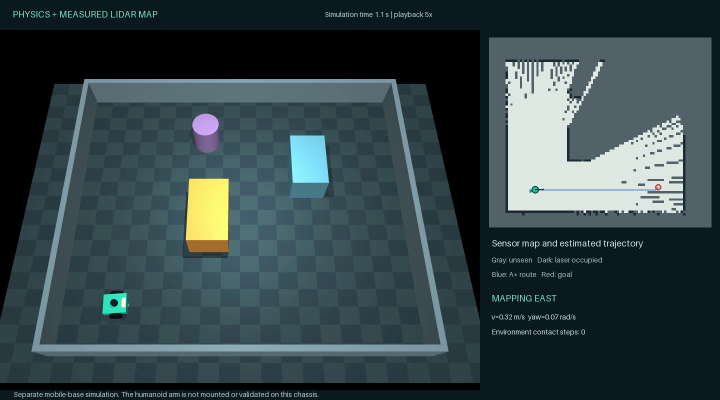
#> input picture frame 0 of results/integration/navigation/navigation_demo.webm, 1440 x 800 px (shown at 1/2 size)
$ python validate_media.py
#> lines starting #> are read from the running program, lines starting #| are printed output that depends on the picture
"""Decode actual recorded navigation frames and save proof metadata."""
from pathlib import Path
import os,json,hashlib
for key in ('OPENBLAS_NUM_THREADS','OMP_NUM_THREADS','MKL_NUM_THREADS'):os.environ[key]='1'
import cv2
from PIL import Image,ImageDraw,ImageFont
ROOT=Path(r'D:\RoboticArm');OUT=ROOT/'results/integration/navigation'
video=OUT/'navigation_demo.webm';capture=cv2.VideoCapture(str(video))
count=int(capture.get(cv2.CAP_PROP_FRAME_COUNT));fps=float(capture.get(cv2.CAP_PROP_FPS))
positions=[0,count//2,count-1];frames=[];checks=[]
for index in positions:
    capture.set(cv2.CAP_PROP_POS_FRAMES,index);ok,frame=capture.read()
    checks.append({'frame':index,'decoded':bool(ok),'width':None if not ok else frame.shape[1],'height':None if not ok else frame.shape[0]})
    if ok:frames.append(Image.fromarray(cv2.cvtColor(frame,cv2.COLOR_BGR2RGB)).resize((720,400)))
#> this loop made 3 passes
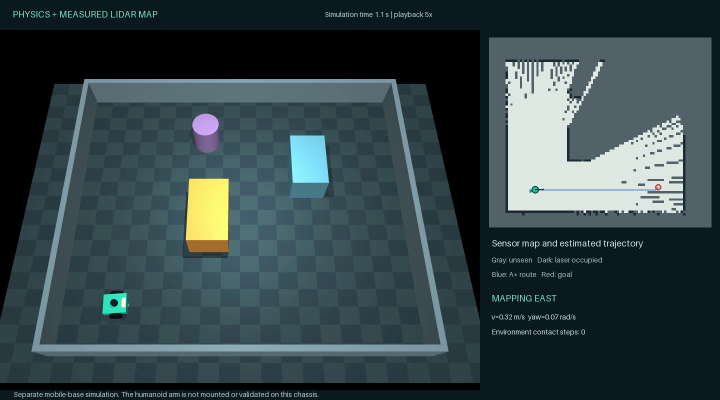
#> input picture frame 0 of results/integration/navigation/navigation_demo.webm, 1440 x 800 px (shown at 1/2 size)
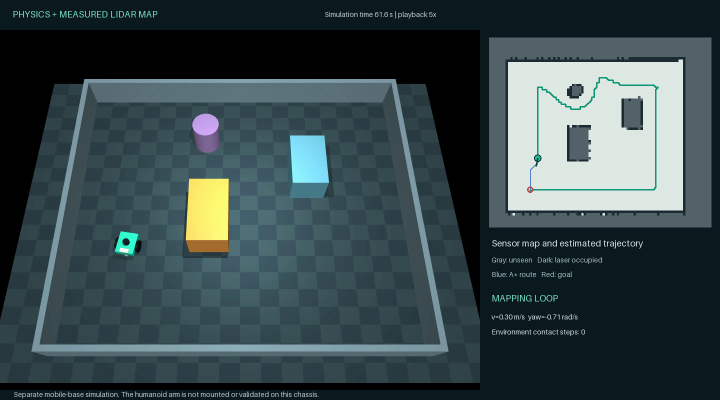
#> input picture frame 121 of results/integration/navigation/navigation_demo.webm, 1440 x 800 px (shown at 1/2 size)
#> after the loop, checks = 3 items; frames = 3 items
capture.release()
sheet=Image.new('RGB',(720,3*430),'#0d1a20');draw=ImageDraw.Draw(sheet);font=ImageFont.load_default(size=16)
#> after `sheet = Image.new('RGB', (720, 3 * 430), '#0d1a20')`:
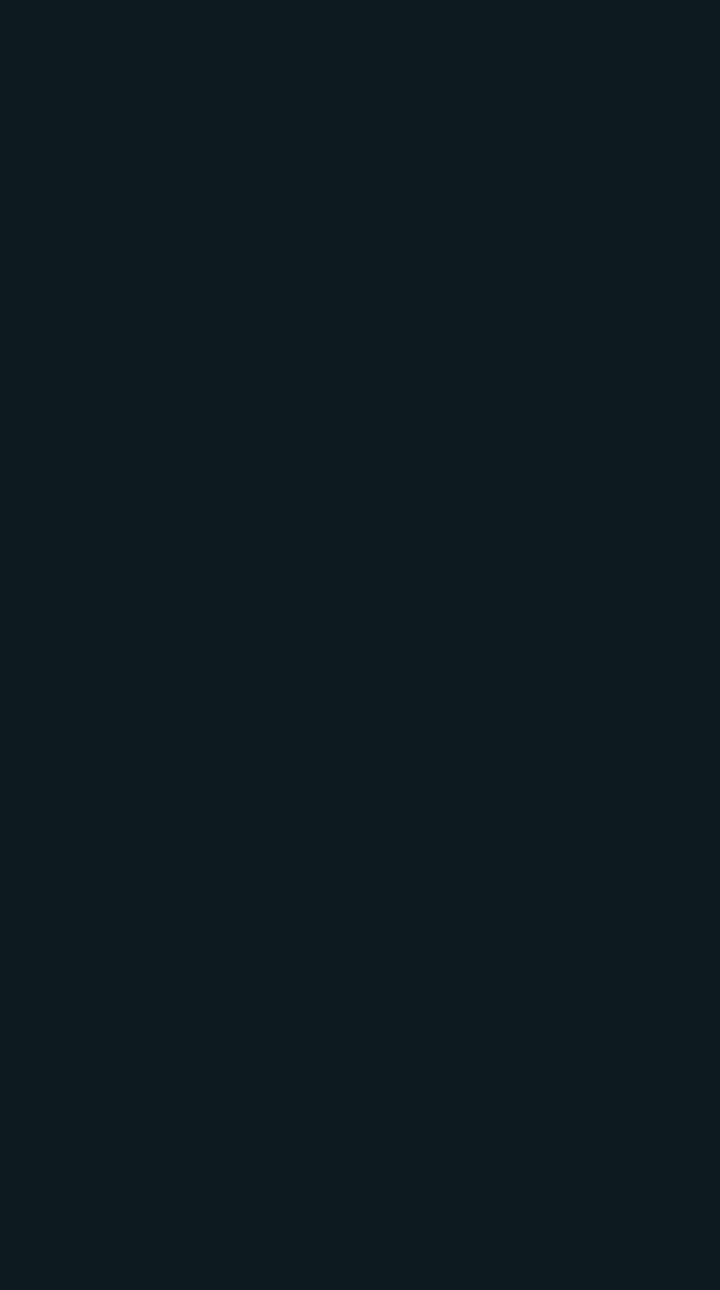
#> sheet: PIL image 720x1290 RGB; mean R, G, B 13, 26, 32
for slot,(index,frame) in enumerate(zip(positions,frames)):
    draw.text((14,slot*430+6),f'Actual recorded frame {index} / {count-1}',font=font,fill='#75e5c6');sheet.paste(frame,(0,slot*430+30))
#> this loop made 3 passes
#> index on passes 1 to 3: 0, 121, 242
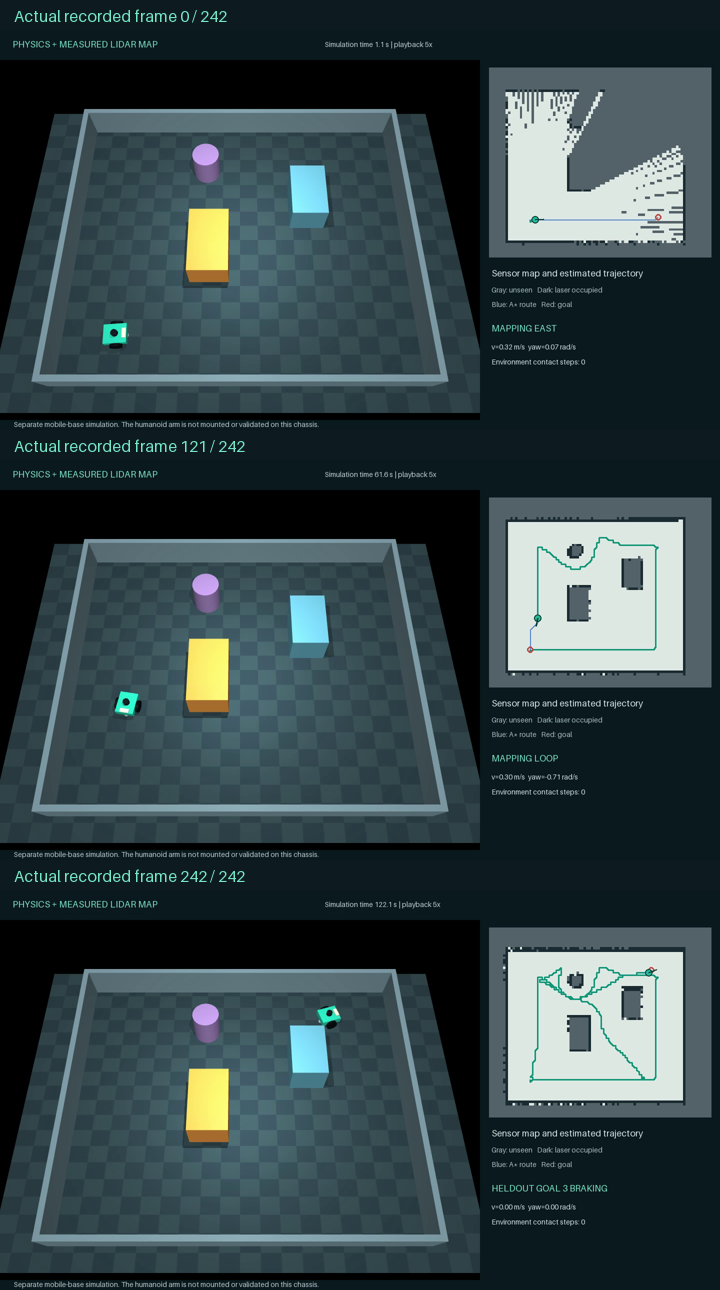
#> sheet: PIL image 720x1290 RGB; mean R, G, B 52.3, 68.5, 71.8
sheet.save(OUT/'navigation_video_contact_sheet.png')
files=['navigation_demo.webm','navigation_validation.json','implementation_checks.json','sensor_observations.json.gz','trajectory.json','navigation_map.png']
#> (the run stopped early here; a loop or call above may not have finished)

$ run again, starting later in the video
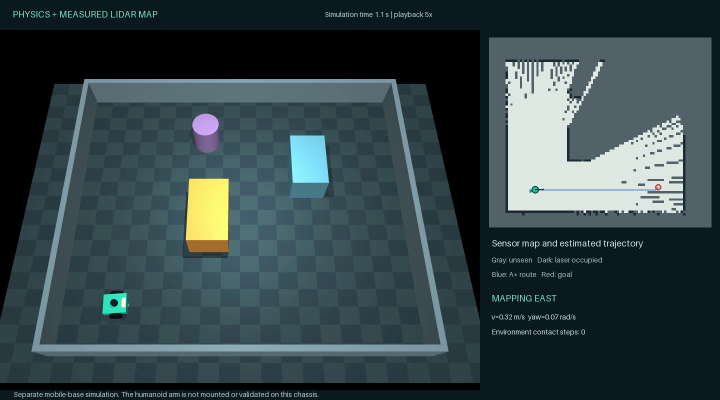
#> input picture frame 0 of results/integration/navigation/navigation_demo.webm, 1440 x 800 px (shown at 1/2 size)
#> the loop `for index in positions:` made 3 passes
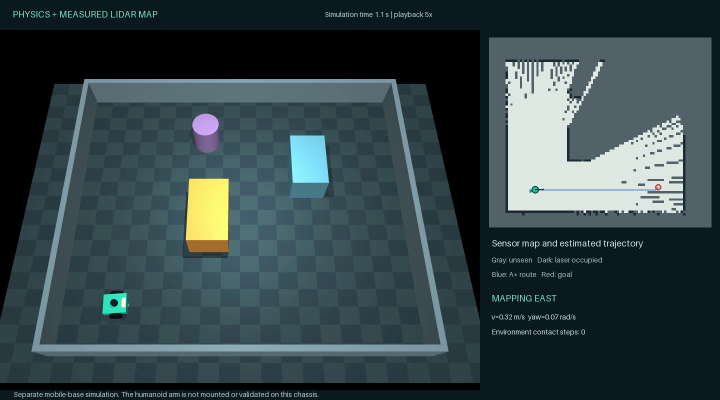
#> input picture frame 0 of results/integration/navigation/navigation_demo.webm, 1440 x 800 px (shown at 1/2 size)
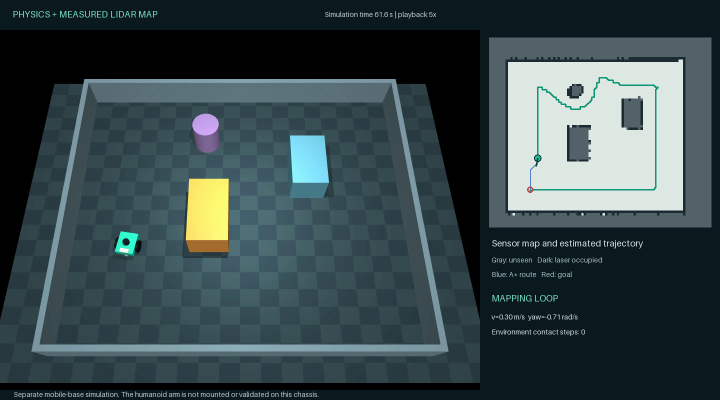
#> input picture frame 121 of results/integration/navigation/navigation_demo.webm, 1440 x 800 px (shown at 1/2 size)
#> after the loop `for index in positions:`: checks = 3 items
#> the loop `for slot,(index,frame) in enumerate(zip(positions,frames)):` made 3 passes
#> index on passes 1 to 3: 0, 121, 242

$ run again, starting later in the video
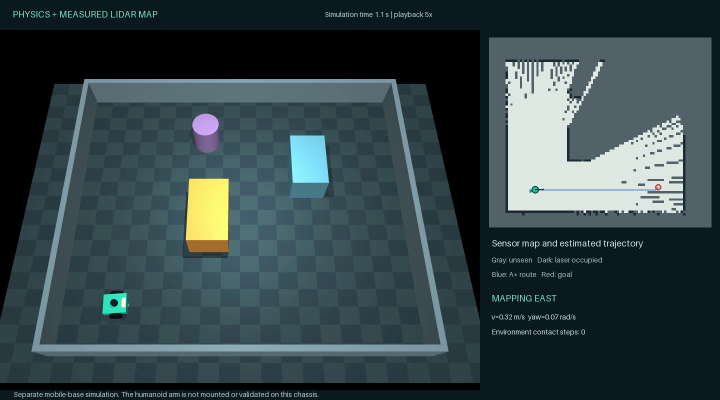
#> input picture frame 0 of results/integration/navigation/navigation_demo.webm, 1440 x 800 px (shown at 1/2 size)
#> the loop `for index in positions:` made 3 passes
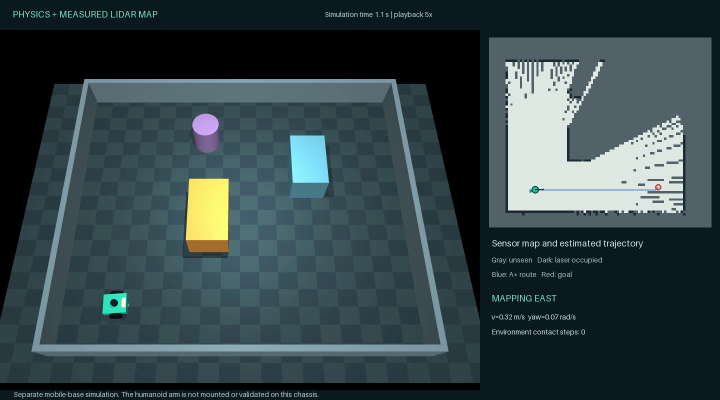
#> input picture frame 0 of results/integration/navigation/navigation_demo.webm, 1440 x 800 px (shown at 1/2 size)
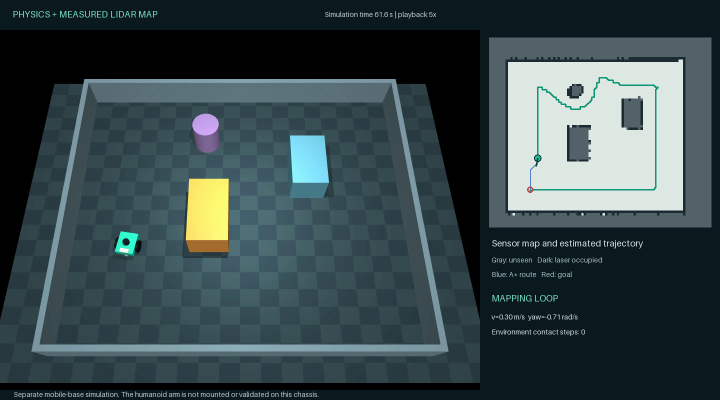
#> input picture frame 121 of results/integration/navigation/navigation_demo.webm, 1440 x 800 px (shown at 1/2 size)
#> after the loop `for index in positions:`: checks = 3 items
#> the loop `for slot,(index,frame) in enumerate(zip(positions,frames)):` made 3 passes
#> index on passes 1 to 3: 0, 121, 242
